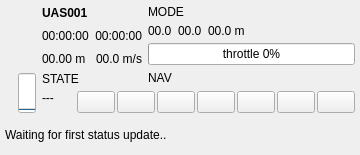
<?xml version="1.0" encoding="UTF-8"?>
<ui version="4.0">
 <class>UASView</class>
 <widget class="QWidget" name="UASView">
  <property name="geometry">
   <rect>
    <x>0</x>
    <y>0</y>
    <width>360</width>
    <height>155</height>
   </rect>
  </property>
  <property name="sizePolicy">
   <sizepolicy hsizetype="MinimumExpanding" vsizetype="Fixed">
    <horstretch>0</horstretch>
    <verstretch>0</verstretch>
   </sizepolicy>
  </property>
  <property name="minimumSize">
   <size>
    <width>260</width>
    <height>0</height>
   </size>
  </property>
  <property name="maximumSize">
   <size>
    <width>360</width>
    <height>16777215</height>
   </size>
  </property>
  <property name="windowTitle">
   <string>Form</string>
  </property>
  <property name="styleSheet">
   <string notr="true"/>
  </property>
  <layout class="QVBoxLayout" name="verticalLayout">
   <property name="margin">
    <number>5</number>
   </property>
   <item>
    <layout class="QGridLayout" name="gridLayout">
     <property name="topMargin">
      <number>0</number>
     </property>
     <item row="1" column="0" rowspan="2">
      <layout class="QVBoxLayout" name="verticalLayout_2">
       <property name="topMargin">
        <number>0</number>
       </property>
       <item>
        <widget class="QLabel" name="typeLabel">
         <property name="toolTip">
          <string>System type</string>
         </property>
         <property name="statusTip">
          <string>System type</string>
         </property>
         <property name="whatsThis">
          <string>System type</string>
         </property>
         <property name="text">
          <string/>
         </property>
         <property name="pixmap">
          <pixmap resource="../../qgroundcontrol.qrc">:/files/images/mavs/unknown.svg</pixmap>
         </property>
        </widget>
       </item>
       <item>
        <layout class="QHBoxLayout" name="horizontalLayout_3">
         <property name="topMargin">
          <number>0</number>
         </property>
         <item>
          <widget class="QLabel" name="heartBeatLabel">
           <property name="toolTip">
            <string>Heartbeat</string>
           </property>
           <property name="text">
            <string/>
           </property>
          </widget>
         </item>
         <item>
          <widget class="QProgressBar" name="batteryBar">
           <property name="minimumSize">
            <size>
             <width>18</width>
             <height>0</height>
            </size>
           </property>
           <property name="maximumSize">
            <size>
             <width>18</width>
             <height>40</height>
            </size>
           </property>
           <property name="font">
            <font/>
           </property>
           <property name="toolTip">
            <string>Battery Fuel</string>
           </property>
           <property name="statusTip">
            <string>Battery Fuel</string>
           </property>
           <property name="value">
            <number>0</number>
           </property>
           <property name="textVisible">
            <bool>false</bool>
           </property>
           <property name="orientation">
            <enum>Qt::Vertical</enum>
           </property>
          </widget>
         </item>
        </layout>
       </item>
      </layout>
     </item>
     <item row="2" column="1" colspan="2">
      <layout class="QHBoxLayout" name="horizontalLayout_2">
       <property name="spacing">
        <number>2</number>
       </property>
       <property name="topMargin">
        <number>0</number>
       </property>
       <item>
        <widget class="QLabel" name="waypointLabel">
         <property name="font">
          <font>
           <weight>50</weight>
           <italic>false</italic>
           <bold>false</bold>
          </font>
         </property>
         <property name="toolTip">
          <string>Current Waypoint</string>
         </property>
         <property name="statusTip">
          <string>Current Waypoint</string>
         </property>
         <property name="text">
          <string>---</string>
         </property>
         <property name="alignment">
          <set>Qt::AlignLeading|Qt::AlignLeft|Qt::AlignTop</set>
         </property>
        </widget>
       </item>
       <item>
        <widget class="QPushButton" name="liftoffButton">
         <property name="minimumSize">
          <size>
           <width>26</width>
           <height>22</height>
          </size>
         </property>
         <property name="maximumSize">
          <size>
           <width>38</width>
           <height>22</height>
          </size>
         </property>
         <property name="toolTip">
          <string>Dive</string>
         </property>
         <property name="statusTip">
          <string>Dive</string>
         </property>
         <property name="text">
          <string/>
         </property>
         <property name="icon">
          <iconset resource="../../qgroundcontrol.qrc">
           <normaloff>:/files/images/control/launch.svg</normaloff>:/files/images/control/launch.svg</iconset>
         </property>
        </widget>
       </item>
       <item>
        <widget class="QPushButton" name="abortButton">
         <property name="sizePolicy">
          <sizepolicy hsizetype="Minimum" vsizetype="Fixed">
           <horstretch>0</horstretch>
           <verstretch>0</verstretch>
          </sizepolicy>
         </property>
         <property name="minimumSize">
          <size>
           <width>26</width>
           <height>22</height>
          </size>
         </property>
         <property name="maximumSize">
          <size>
           <width>38</width>
           <height>22</height>
          </size>
         </property>
         <property name="toolTip">
          <string>Emergency surface at closest possible site</string>
         </property>
         <property name="statusTip">
          <string>Emergency surface at closest possible site</string>
         </property>
         <property name="text">
          <string/>
         </property>
         <property name="icon">
          <iconset resource="../../qgroundcontrol.qrc">
           <normaloff>:/files/images/actions/media-playback-stop.svg</normaloff>:/files/images/actions/media-playback-stop.svg</iconset>
         </property>
        </widget>
       </item>
       <item>
        <widget class="QPushButton" name="haltButton">
         <property name="minimumSize">
          <size>
           <width>26</width>
           <height>22</height>
          </size>
         </property>
         <property name="maximumSize">
          <size>
           <width>38</width>
           <height>22</height>
          </size>
         </property>
         <property name="toolTip">
          <string>Loiter / Wait at current position</string>
         </property>
         <property name="statusTip">
          <string>Loiter / Wait at current position</string>
         </property>
         <property name="text">
          <string/>
         </property>
         <property name="icon">
          <iconset resource="../../qgroundcontrol.qrc">
           <normaloff>:/files/images/actions/media-playback-pause.svg</normaloff>:/files/images/actions/media-playback-pause.svg</iconset>
         </property>
        </widget>
       </item>
       <item>
        <widget class="QPushButton" name="continueButton">
         <property name="minimumSize">
          <size>
           <width>26</width>
           <height>22</height>
          </size>
         </property>
         <property name="maximumSize">
          <size>
           <width>38</width>
           <height>22</height>
          </size>
         </property>
         <property name="toolTip">
          <string>Continue plan</string>
         </property>
         <property name="statusTip">
          <string>Continue plan</string>
         </property>
         <property name="text">
          <string/>
         </property>
         <property name="icon">
          <iconset resource="../../qgroundcontrol.qrc">
           <normaloff>:/files/images/actions/media-playback-start.svg</normaloff>:/files/images/actions/media-playback-start.svg</iconset>
         </property>
        </widget>
       </item>
       <item>
        <widget class="QPushButton" name="landButton">
         <property name="minimumSize">
          <size>
           <width>26</width>
           <height>22</height>
          </size>
         </property>
         <property name="maximumSize">
          <size>
           <width>38</width>
           <height>22</height>
          </size>
         </property>
         <property name="toolTip">
          <string>Ascend to Surface</string>
         </property>
         <property name="statusTip">
          <string>Ascend to Surface</string>
         </property>
         <property name="text">
          <string/>
         </property>
         <property name="icon">
          <iconset resource="../../qgroundcontrol.qrc">
           <normaloff>:/files/images/control/land.svg</normaloff>:/files/images/control/land.svg</iconset>
         </property>
        </widget>
       </item>
       <item>
        <widget class="QPushButton" name="killButton">
         <property name="minimumSize">
          <size>
           <width>26</width>
           <height>22</height>
          </size>
         </property>
         <property name="maximumSize">
          <size>
           <width>38</width>
           <height>22</height>
          </size>
         </property>
         <property name="toolTip">
          <string>Kill immediately all onboard power</string>
         </property>
         <property name="statusTip">
          <string>Kill immediately all onboard power</string>
         </property>
         <property name="text">
          <string/>
         </property>
         <property name="icon">
          <iconset resource="../../qgroundcontrol.qrc">
           <normaloff>:/files/images/actions/process-stop.svg</normaloff>:/files/images/actions/process-stop.svg</iconset>
         </property>
        </widget>
       </item>
       <item>
        <widget class="QPushButton" name="shutdownButton">
         <property name="maximumSize">
          <size>
           <width>38</width>
           <height>22</height>
          </size>
         </property>
         <property name="toolTip">
          <string>Only in standby mode: Power off system</string>
         </property>
         <property name="statusTip">
          <string>Only in standby mode: Power off system</string>
         </property>
         <property name="text">
          <string/>
         </property>
         <property name="icon">
          <iconset resource="../../qgroundcontrol.qrc">
           <normaloff>:/files/images/actions/system-log-out.svg</normaloff>:/files/images/actions/system-log-out.svg</iconset>
         </property>
        </widget>
       </item>
       <item>
        <layout class="QHBoxLayout" name="horizontalLayout">
         <property name="spacing">
          <number>4</number>
         </property>
         <property name="sizeConstraint">
          <enum>QLayout::SetMinimumSize</enum>
         </property>
        </layout>
       </item>
      </layout>
     </item>
     <item row="1" column="1">
      <layout class="QVBoxLayout" name="verticalLayout_3">
       <item>
        <widget class="QLabel" name="nameLabel">
         <property name="maximumSize">
          <size>
           <width>16777215</width>
           <height>16</height>
          </size>
         </property>
         <property name="font">
          <font>
           <weight>75</weight>
           <italic>false</italic>
           <bold>true</bold>
          </font>
         </property>
         <property name="toolTip">
          <string>System Name</string>
         </property>
         <property name="statusTip">
          <string>System Name</string>
         </property>
         <property name="text">
          <string>UAS001</string>
         </property>
        </widget>
       </item>
       <item>
        <layout class="QHBoxLayout" name="horizontalLayout_4">
         <item>
          <widget class="QLabel" name="timeRemainingLabel">
           <property name="font">
            <font>
             <weight>50</weight>
             <italic>false</italic>
             <bold>false</bold>
            </font>
           </property>
           <property name="toolTip">
            <string>Remaining flight time</string>
           </property>
           <property name="statusTip">
            <string>Remaining flight time</string>
           </property>
           <property name="text">
            <string>00:00:00</string>
           </property>
           <property name="alignment">
            <set>Qt::AlignLeading|Qt::AlignLeft|Qt::AlignVCenter</set>
           </property>
          </widget>
         </item>
         <item>
          <widget class="QLabel" name="timeElapsedLabel">
           <property name="font">
            <font>
             <weight>50</weight>
             <italic>false</italic>
             <bold>false</bold>
            </font>
           </property>
           <property name="toolTip">
            <string>Uptime</string>
           </property>
           <property name="statusTip">
            <string>Uptime</string>
           </property>
           <property name="text">
            <string>00:00:00</string>
           </property>
           <property name="alignment">
            <set>Qt::AlignRight|Qt::AlignTrailing|Qt::AlignVCenter</set>
           </property>
          </widget>
         </item>
        </layout>
       </item>
       <item>
        <layout class="QHBoxLayout" name="horizontalLayout_5">
         <item>
          <widget class="QLabel" name="groundDistanceLabel">
           <property name="font">
            <font>
             <weight>50</weight>
             <italic>false</italic>
             <bold>false</bold>
            </font>
           </property>
           <property name="toolTip">
            <string>Altitude</string>
           </property>
           <property name="statusTip">
            <string>Altitude</string>
           </property>
           <property name="text">
            <string>00.00 m</string>
           </property>
           <property name="alignment">
            <set>Qt::AlignLeading|Qt::AlignLeft|Qt::AlignVCenter</set>
           </property>
          </widget>
         </item>
         <item>
          <widget class="QLabel" name="speedLabel">
           <property name="font">
            <font>
             <weight>50</weight>
             <italic>false</italic>
             <bold>false</bold>
            </font>
           </property>
           <property name="toolTip">
            <string>Ground Speed</string>
           </property>
           <property name="statusTip">
            <string>Ground Speed</string>
           </property>
           <property name="text">
            <string>00.0 m/s</string>
           </property>
           <property name="alignment">
            <set>Qt::AlignRight|Qt::AlignTrailing|Qt::AlignVCenter</set>
           </property>
          </widget>
         </item>
        </layout>
       </item>
       <item>
        <widget class="QLabel" name="stateLabel">
         <property name="maximumSize">
          <size>
           <width>16777215</width>
           <height>12</height>
          </size>
         </property>
         <property name="font">
          <font>
           <weight>50</weight>
           <italic>false</italic>
           <bold>false</bold>
          </font>
         </property>
         <property name="text">
          <string>STATE</string>
         </property>
        </widget>
       </item>
      </layout>
     </item>
     <item row="1" column="2">
      <layout class="QVBoxLayout" name="verticalLayout_4">
       <item>
        <widget class="QLabel" name="modeLabel">
         <property name="maximumSize">
          <size>
           <width>16777215</width>
           <height>16</height>
          </size>
         </property>
         <property name="font">
          <font>
           <weight>50</weight>
           <italic>false</italic>
           <bold>false</bold>
          </font>
         </property>
         <property name="text">
          <string>MODE</string>
         </property>
         <property name="alignment">
          <set>Qt::AlignLeading|Qt::AlignLeft|Qt::AlignVCenter</set>
         </property>
        </widget>
       </item>
       <item>
        <widget class="QLabel" name="positionLabel">
         <property name="minimumSize">
          <size>
           <width>0</width>
           <height>12</height>
          </size>
         </property>
         <property name="maximumSize">
          <size>
           <width>16777215</width>
           <height>12</height>
          </size>
         </property>
         <property name="font">
          <font>
           <weight>50</weight>
           <italic>false</italic>
           <bold>false</bold>
          </font>
         </property>
         <property name="toolTip">
          <string>Current Position</string>
         </property>
         <property name="statusTip">
          <string>Current Position</string>
         </property>
         <property name="text">
          <string>00.0  00.0  00.0 m</string>
         </property>
        </widget>
       </item>
       <item>
        <widget class="QProgressBar" name="thrustBar">
         <property name="font">
          <font/>
         </property>
         <property name="toolTip">
          <string>Current throttle</string>
         </property>
         <property name="statusTip">
          <string>Current throttle</string>
         </property>
         <property name="value">
          <number>0</number>
         </property>
         <property name="format">
          <string>throttle %p%</string>
         </property>
        </widget>
       </item>
       <item>
        <widget class="QLabel" name="navLabel">
         <property name="font">
          <font>
           <weight>50</weight>
           <italic>false</italic>
           <bold>false</bold>
          </font>
         </property>
         <property name="text">
          <string>NAV</string>
         </property>
        </widget>
       </item>
      </layout>
     </item>
    </layout>
   </item>
   <item>
    <widget class="QLabel" name="statusTextLabel">
     <property name="text">
      <string>Waiting for first status update..</string>
     </property>
    </widget>
   </item>
  </layout>
 </widget>
 <resources>
  <include location="../../qgroundcontrol.qrc"/>
 </resources>
 <connections/>
</ui>
